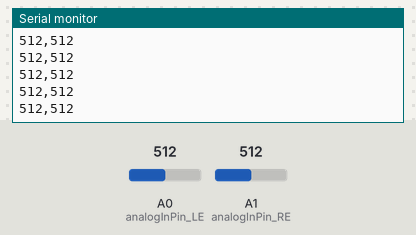
Bench run of a sketch on a simulated Arduino Uno, built with avr-gcc and run on an emulated ATmega328P. On the bench: the last lines printed to the serial monitor. The inputs (shaded band) are chosen by the test bench; at power-on: A0 (analogInPin_LE) = 512, A1 (analogInPin_RE) = 512.

Above: at 1.2 s.
1.3 s: A0 (analogInPin_LE) set to 989
At 2.2 s:
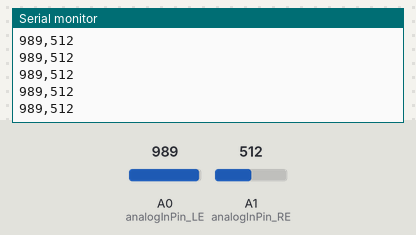
2.8 s: A0 (analogInPin_LE) set to 1013
At 3.6 s:
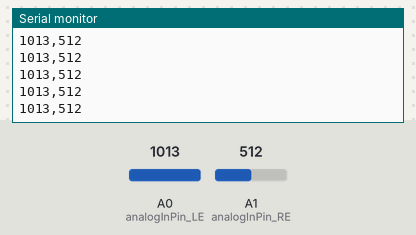
Timing chart, 0 to 5.8 s (numbered marks = the images above; inputs shaded):
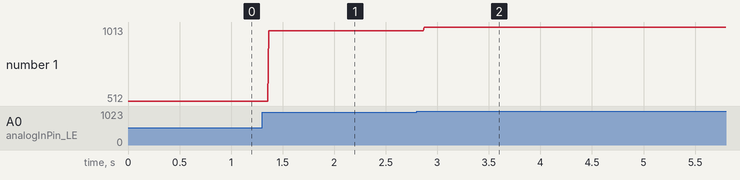

Measured:
- after the input at 1.3 s, the serial monitor: prints a new line after 0.07 s (image 1)
- after the input at 2.8 s, the serial monitor: prints a new line after 0.07 s (image 2)
- plotted number 1: 512 → 989 after the input at 1.3 s, 989 → 1013 after the input at 2.8 s

The sketch:

readandprint.ino
```cpp
// LE - Left Electrode, RE - Right Electrode.

const int analogInPin_LE = A0;
const int analogInPin_RE = A1;

int sensorValue_LE = 0;
int sensorValue_RE = 0;

void setup() {
  // Initialize serial communication at 9600 bps.
  Serial.begin(9600);
}

void loop() {
  // Read the analog input value.
  sensorValue_LE = analogRead(analogInPin_LE);
  sensorValue_RE = analogRead(analogInPin_RE);

  // Print the results to the serial monitor,
  // delimiting the two values with a comma.
  Serial.print(sensorValue_LE);
  Serial.print(",");
  Serial.println(sensorValue_RE);

  // Wait for 2 milliseconds before the next loop
  // for the analog-to-digital converter to settle
  // after the last reading.
  delay(2);
}
```
